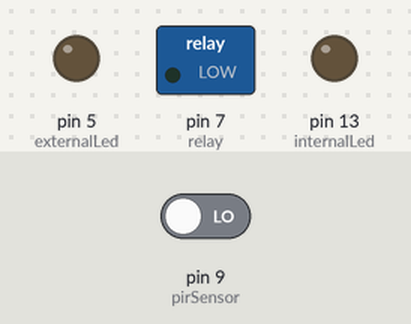
Bench run of a sketch on a simulated Arduino Uno, built with avr-gcc and run on an emulated ATmega328P. On the bench: switched loads named in the sketch (green lamp = pin HIGH), output pins drawn as LEDs (lit = HIGH). The test bench sets the inputs (shaded band); at power-on: pin 9 (pirSensor) LOW.

Above: at 1.2 s.
1.3 s: pin 9 (pirSensor) driven HIGH
At 1.8 s:
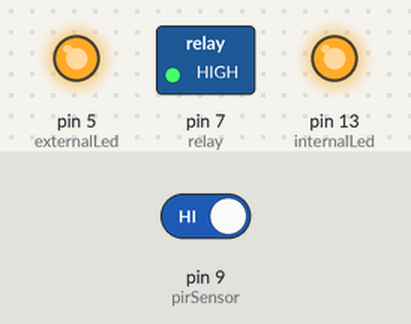
Timing chart, 0 to 4.3 s (numbered marks = the images above; inputs shaded):
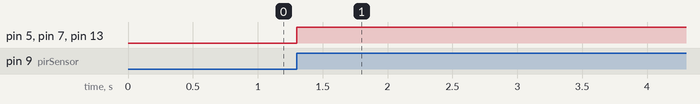

Measured:
- after the input at 1.3 s, pin 5 (externalLed), pin 7 (relay), pin 13 (internalLed): LOW → HIGH at once

The sketch:

autoLights.ino
```cpp
unsigned long stopMs = 0; // Timestamp to stop..
int secsWait = 30;
bool debug = false;

// Inputs..
int pirSensor = 9;

// Outputs..
int internalLed = 13;
int externalLed = 5;
int relay = 7;

void setup() {
  pinMode(internalLed, OUTPUT);
  pinMode(externalLed, OUTPUT);
  pinMode(relay, OUTPUT);
  pinMode(pirSensor, INPUT);

  Serial.begin(9600);
}

void loop() {
  int currentStatus = digitalRead(pirSensor);

  if(debug) {
    String sms = (String) millis() + "=>" + (String) stopMs + " Sensor: " + (String) currentStatus;
    Serial.println(sms);
  }

  if(stopMs > millis()) {
    if (currentStatus == HIGH) {
      stopMs = millis() + secsWait * 1000;
    }
  } else {
    // Switch on/off lights if counter is zero..
    if (currentStatus == HIGH) {
      stopMs = millis() + secsWait * 1000;

      digitalWrite(internalLed, HIGH);
      digitalWrite(externalLed, HIGH);
      digitalWrite(relay, HIGH);
    } else {
      digitalWrite(internalLed, LOW);
      digitalWrite(externalLed, LOW);
      digitalWrite(relay, LOW);
    }
  }

  // Reset..
  if(stopMs > millis() && stopMs - millis() > 2 * (secsWait * 1000)) {
    stopMs = 0;
  }
}
```
